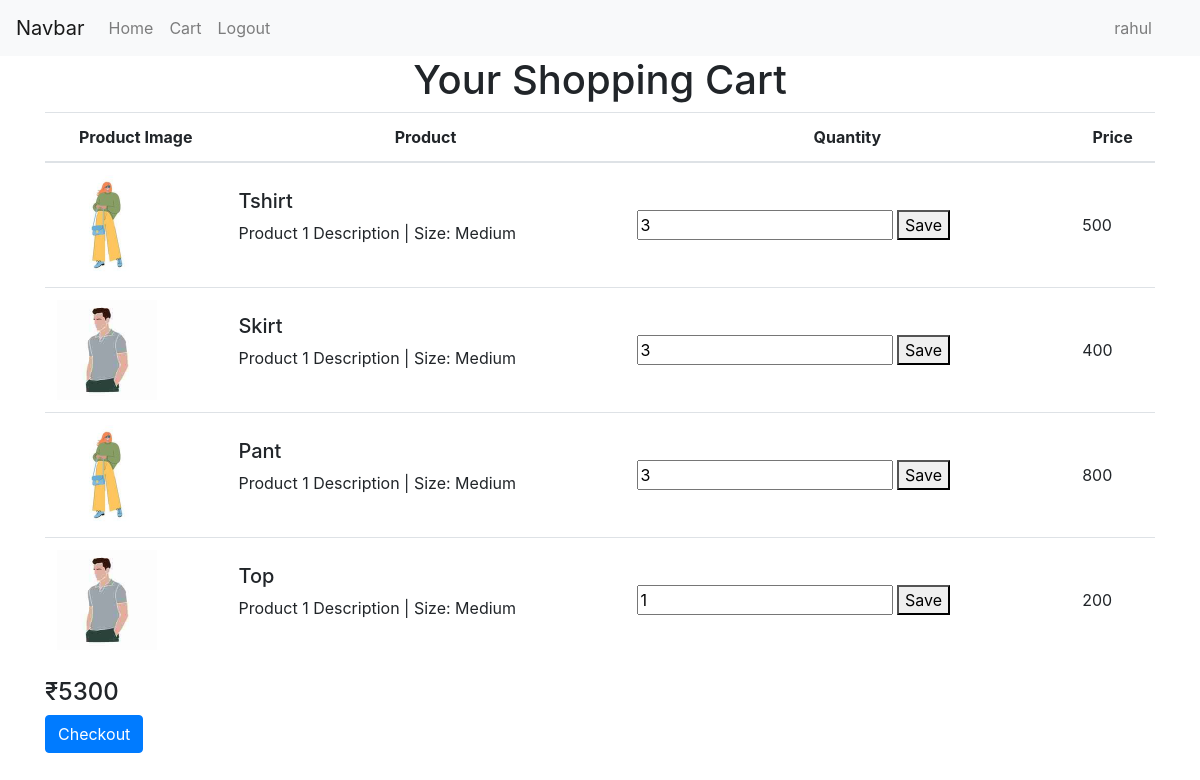
The app's page /store/cart (signed in) with its own data.
### register/models.py (models this page shows)
class Profile(AbstractUser):
    email=models.EmailField(unique=True)
    phone=models.CharField(max_length=100,unique=True)
    is_authenticated=models.BooleanField(default=False)
    token=models.CharField(max_length=200,null=True)
    REQUIRED_FIELDS=['username','phone']
    USERNAME_FIELD="email"
    objects= ProfileManager()

### store/models.py (models this page shows, shortened)
class CartItem(models.Model):
    cart=models.ForeignKey(Cart,on_delete=models.CASCADE)
    product=models.ForeignKey(Product,on_delete=models.CASCADE)
    quantity=models.SmallIntegerField(default=1)

class Product(models.Model):
    id=models.AutoField
    name = models.CharField(max_length=100)
    price = models.IntegerField(default=0)
    category=models.ForeignKey(Category,on_delete=models.CASCADE,default="")
    image=models.ImageField(upload_to='products/')

### store/views.py (the view, shortened to what this page needs)
# urls.py: path('cart',cart,name='cartpage'),
def cart(request):
    if request.method=='GET':
        user_email=request.session.get('user_email')
        if(user_email):
            user=Profile.objects.get(email=user_email)
            print(user)
            cart=Cart.objects.get(user=user)
            total_price=Cart.getTotalPrice(cart)
            cartitems=CartItem.objects.filter(cart=cart)
            data={}
            data['user']=user
            data['cartitems']=cartitems
            data['total_price']=total_price
            razorpay_order = razorpay_client.order.create(dict(amount=total_price*100,
                                                       currency='INR',
                                                       payment_capture='0'))
            razorpay_order_id = razorpay_order['id']
            callback_url='paymenthandler/'
            data['razorpay_order_id'] = razorpay_order_id
            data['razorpay_merchant_key'] = settings.RAZOR_KEY_ID
            data['razorpay_amount'] = total_price*100
            data['currency'] = 'INR'
            data['callback_url'] = callback_url
            return render(request,'cart.html',data)
        return redirect('signup')

### store/models.py (called while the page is built)
    def getTotalPrice(self):
        sum = 0
        cartitems=CartItem.objects.filter(cart=self)
        print(cartitems)
        for cartitem in cartitems:
            sum+=cartitem.product.price*cartitem.quantity
        return sum

### store/templates/cart.html (shortened to what this page needs)
{%extends 'base.html'%}
{% block Body %}
  <div class="container ">
    <h1 class="text-center ">Your Shopping Cart</h1>
    <table class="table ">
      <thead>
        <tr>
          <th scope="col">Product Image</th>
          <th scope="col">Product</th>
          <th scope="col">Quantity</th>
          <th scope="col">Price</th>
        </tr>
      </thead>
      <tbody>
        {%for items in cartitems%}
        <tr>
          <td>
              <img src="{{items.product.image.url}}" alt="Product Image" style="max-width: 100px;">
          </td>
          <td><h5>{{items.product.name}}</h5>
            <p>Product 1 Description | Size: Medium</p></td>
          <td><input type="number" id="quant{{items.id}}" value={{items.quantity}} min="1">
              <button id="update_button" onclick="update_button('{% url 'updateQuantity' items.id %}',{{items.id}})" >Save</button></td>
          <td >{{items.product.price}}</td>
        </tr>
        {%endfor%}
      </tbody>
    </table>
    <form method="POST" action="/store/cart">
      <h4 id="final_price">₹{{total_price}}</h4>
      <button class="btn btn-primary" >Checkout</button>
    </form>
  </div>
  {%endblock%}

### store/templates/base.html (shortened to what this page needs)
<!doctype html>
<html lang="en">
  <head>
    <link rel="stylesheet" href="https://cdn.jsdelivr.net/npm/bootstrap@4.3.1/dist/css/bootstrap.min.css">
  </head>
  <body>
    <nav class="navbar navbar-expand-lg navbar-light bg-light">
        <a class="navbar-brand" href="#">Navbar</a>
        <div class="collapse navbar-collapse" id="navbarSupportedContent">
          <ul class="navbar-nav mr-auto">
            <li class="nav-item">
              <a class="nav-link" href="/store">Home </a>
            </li>
            <li class="nav-item">
              <a class="nav-link" href="/store/cart">Cart</a>
            </li>
            <li class="nav-item">
              <a class="nav-link" href="/logout">Logout</a>
            </li>
          </ul>
          <ul class="navbar-nav ml-auto mr-4">
            <li class="nav-item">
                <a class="nav-link" href="#">{{user.username}}</a>
            </li>
          </ul>
        </div>
      </nav>
        {%block Body%}{%endblock%}
  </body>
</html>

### store/templates/cart.html (style rules this page uses)
.table th, .table td { vertical-align: middle; }
.table th { text-align: center; }

### records on screen
Profile: username "rahul"
CartItem: product.image (picture), product.name "Tshirt", quantity "3", product.price "500"
CartItem: product.image (picture), product.name "Skirt", quantity "3", product.price "400"
CartItem: product.image (picture), product.name "Pant", quantity "3", product.price "800"
CartItem: product.image (picture), product.name "Top", quantity "1", product.price "200"

### other values on screen
{{ total_price }} "5300"
